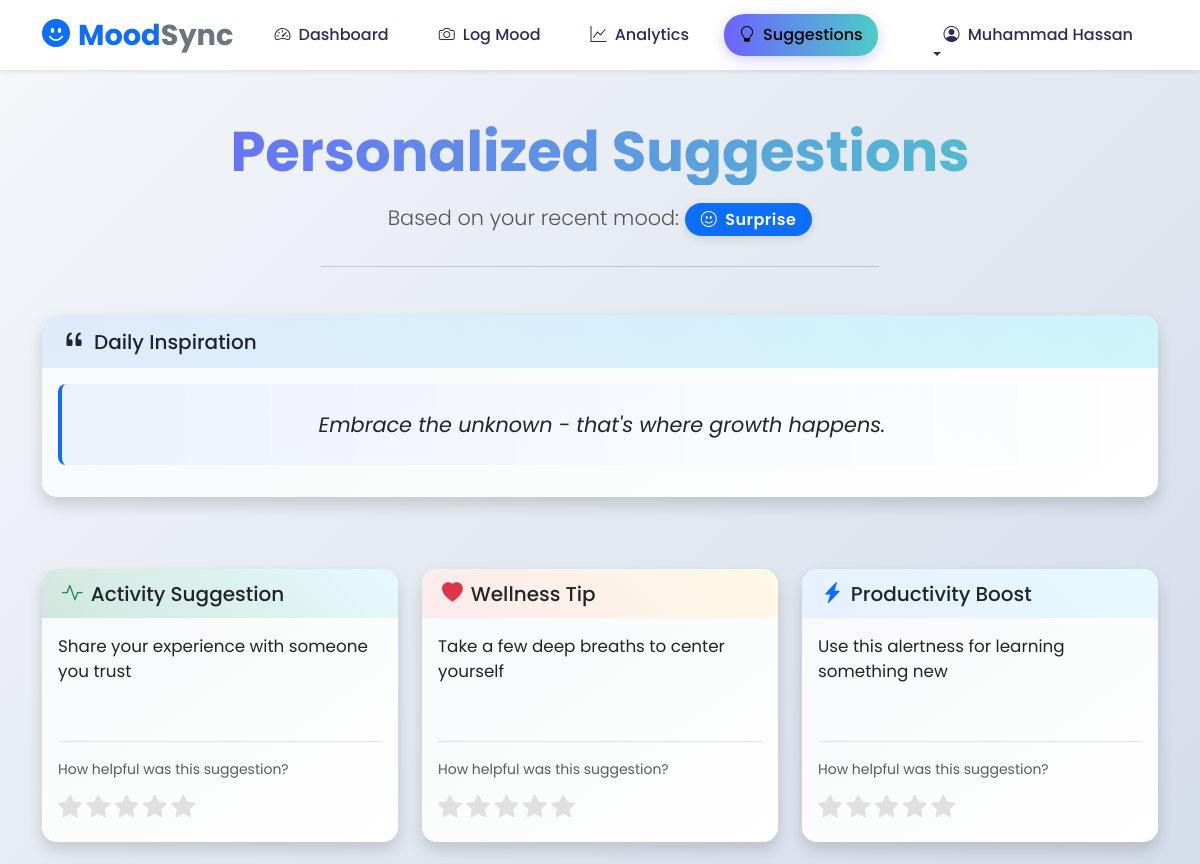
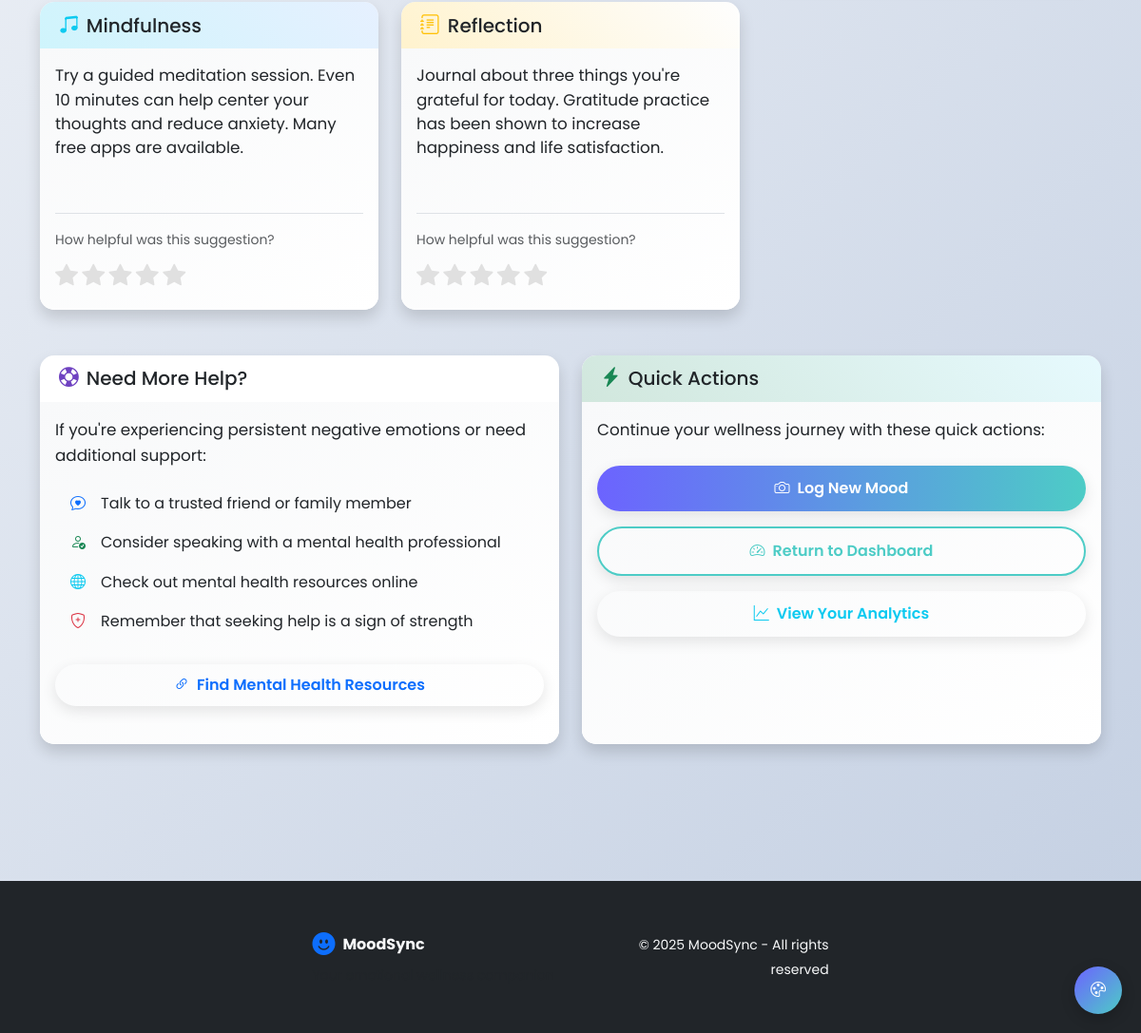
The page /suggestions (signed in) on the database its author committed (2 pictures, top to bottom).
### tables this page shows
CREATE TABLE moods (
                    id INTEGER PRIMARY KEY AUTOINCREMENT,
                    user_id INTEGER DEFAULT 1,
                    detected_emotion VARCHAR(50),
                    confidence_score FLOAT,
                    manual_mood VARCHAR(50),
                    intensity INTEGER,
                    notes TEXT,
                    context VARCHAR(100),
                    image_path VARCHAR(255),
                    timestamp TIMESTAMP DEFAULT CURRENT_TIMESTAMP,
                    FOREIGN KEY (user_id) REFERENCES users (id)
                );

### app.py (the view)
@app.route('/suggestions')
@login_required
def suggestions():
    user_id = session.get('user_id')
    recent_moods = db_manager.get_mood_history(user_id=user_id, limit=1)
    if not recent_moods:
        flash('Please log your mood first to get suggestions', 'info')
        return redirect(url_for('mood_logger'))
    recent_mood = recent_moods[0]
    emotion = recent_mood['detected_emotion']
    suggestions = suggestion_engine.get_suggestions(emotion)
    quote = suggestion_engine.get_personalized_quote(emotion)
    return render_template('suggestions.html',
                          emotion=emotion,
                          suggestions=suggestions,
                          quote=quote)

### templates/suggestions.html (shortened to what this page needs)
{% extends "base.html" %}
{% block content %}
    <div class="container py-5">
        <div class="row mb-4 fade-in">
            <div class="col text-center">
                <h1 class="display-4 mb-3">Personalized Suggestions</h1>
                <p class="lead">Based on your recent mood:
                    <span class="badge bg-primary px-3 py-2" style="font-size: 1rem; box-shadow: 0 3px 10px rgba(0,0,0,0.1);">
                        <i class="bi bi-emoji-smile me-2"></i>{{ emotion|title }}
                    </span>
                </p>
                <hr class="my-4 w-50 mx-auto" style="opacity: 0.2;">
            </div>
        </div>
        <div class="row mb-5">
            <div class="col-12">
                <div class="card shadow slide-up" style="animation-delay: 0.1s; border-radius: 15px; background: linear-gradient(145deg, #f8f9fa, #ffffff);">
                    <div class="card-header" style="background: linear-gradient(45deg, rgba(var(--bs-primary-rgb), 0.1), rgba(var(--bs-info-rgb), 0.2)); border-radius: 15px 15px 0 0;">
                        <h5 class="mb-0 d-flex align-items-center">
                            <i class="bi bi-quote me-2" style="font-size: 1.5rem;"></i>
                            <span>Daily Inspiration</span>
                        </h5>
                    </div>
                    <div class="card-body">
                        <blockquote class="blockquote text-center pulse">
                            <p style="font-size: 1.3rem; line-height: 1.6;">{{ quote }}</p>
                        </blockquote>
                    </div>
                </div>
            </div>
        </div>
        <div class="row mb-4">
            {% for suggestion in suggestions %}
            <div class="col-lg-4 col-md-6 mb-4">
                <div class="card shadow h-100 slide-up" style="animation-delay: {{ loop.index * 0.1 }}s; border-radius: 15px; border: none; overflow: hidden;">
                    <div class="card-header" style="background: linear-gradient(45deg,
                        {% if suggestion.type == 'activities' %}
                            rgba(var(--bs-success-rgb), 0.2), rgba(var(--bs-info-rgb), 0.1)
                        {% elif suggestion.type == 'wellness' %}
                            rgba(var(--bs-danger-rgb), 0.1), rgba(var(--bs-warning-rgb), 0.1)
                        {% elif suggestion.type == 'productivity' %}
                            rgba(var(--bs-primary-rgb), 0.1), rgba(var(--bs-info-rgb), 0.1)
                        {% elif suggestion.type == 'social' %}
                            rgba(var(--bs-purple-rgb), 0.1), rgba(var(--bs-info-rgb), 0.1)
                        {% else %}
                            rgba(var(--bs-secondary-rgb), 0.1), rgba(var(--bs-light-rgb), 0.2)
                        {% endif %}
                    ); border-radius: 15px 15px 0 0;">
                        <h5 class="mb-0 d-flex align-items-center">
                            {% if suggestion.type == 'activities' %}
                            <i class="bi bi-activity me-2" style="font-size: 1.3rem; color: var(--bs-success);"></i>Activity Suggestion
                            {% elif suggestion.type == 'wellness' %}
                            <i class="bi bi-heart-fill me-2" style="font-size: 1.3rem; color: var(--bs-danger);"></i>Wellness Tip
                            {% elif suggestion.type == 'productivity' %}
                            <i class="bi bi-lightning-charge-fill me-2" style="font-size: 1.3rem; color: var(--bs-primary);"></i>Productivity Boost
                            {% elif suggestion.type == 'social' %}
                            <i class="bi bi-people-fill me-2" style="font-size: 1.3rem; color: var(--bs-purple);"></i>Social Connection
                            {% else %}
                            <i class="bi bi-lightbulb-fill me-2" style="font-size: 1.3rem; color: var(--bs-warning);"></i>Suggestion
                            {% endif %}
                        </h5>
                    </div>
                    <div class="card-body d-flex flex-column" style="background: linear-gradient(145deg, #f8f9fa, #ffffff);">
                        <p class="card-text flex-grow-1" style="font-size: 1.05rem; line-height: 1.5;">{{ suggestion.content }}</p>
                        <div class="mt-3 pt-3 border-top">
                            <p class="text-muted small mb-2">How helpful was this suggestion?</p>
                            <div class="rating" data-suggestion-id="{{ suggestion.id|default(loop.index) }}">
                                <i class="bi bi-star-fill rating-star" data-rating="1" style="color: #e0e0e0;"></i>
                                <i class="bi bi-star-fill rating-star" data-rating="2" style="color: #e0e0e0;"></i>
                                <i class="bi bi-star-fill rating-star" data-rating="3" style="color: #e0e0e0;"></i>
                                <i class="bi bi-star-fill rating-star" data-rating="4" style="color: #e0e0e0;"></i>
                                <i class="bi bi-star-fill rating-star" data-rating="5" style="color: #e0e0e0;"></i>
                            </div>
                        </div>
                    </div>
                </div>
            </div>
            {% endfor %}
            <div class="col-lg-4 col-md-6 mb-4">
                <div class="card shadow h-100 slide-up" style="animation-delay: 0.5s; border-radius: 15px; border: none; overflow: hidden;">
                    <div class="card-header" style="background: linear-gradient(45deg, rgba(var(--bs-info-rgb), 0.2), rgba(var(--bs-primary-rgb), 0.1)); border-radius: 15px 15px 0 0;">
                        <h5 class="mb-0 d-flex align-items-center">
                            <i class="bi bi-music-note-beamed me-2" style="font-size: 1.3rem; color: var(--bs-info);"></i>
                            <span>Mindfulness</span>
                        </h5>
                    </div>
                    <div class="card-body d-flex flex-column" style="background: linear-gradient(145deg, #f8f9fa, #ffffff);">
                        <p class="card-text flex-grow-1" style="font-size: 1.05rem; line-height: 1.5;">Try a guided meditation session. Even 10 minutes can help center your thoughts and reduce anxiety. Many free apps are available.</p>
                        <div class="mt-3 pt-3 border-top">
                            <p class="text-muted small mb-2">How helpful was this suggestion?</p>
                            <div class="rating" data-suggestion-id="5">
                                <i class="bi bi-star-fill rating-star" data-rating="1" style="color: #e0e0e0;"></i>
                                <i class="bi bi-star-fill rating-star" data-rating="2" style="color: #e0e0e0;"></i>
                                <i class="bi bi-star-fill rating-star" data-rating="3" style="color: #e0e0e0;"></i>
                                <i class="bi bi-star-fill rating-star" data-rating="4" style="color: #e0e0e0;"></i>
                                <i class="bi bi-star-fill rating-star" data-rating="5" style="color: #e0e0e0;"></i>
                            </div>
                        </div>
                    </div>
                </div>
            </div>
            <div class="col-lg-4 col-md-6 mb-4">
                <div class="card shadow h-100 slide-up" style="animation-delay: 0.6s; border-radius: 15px; border: none; overflow: hidden;">
                    <div class="card-header" style="background: linear-gradient(45deg, rgba(var(--bs-warning-rgb), 0.2), rgba(var(--bs-light-rgb), 0.2)); border-radius: 15px 15px 0 0;">
                        <h5 class="mb-0 d-flex align-items-center">
                            <i class="bi bi-journal-text me-2" style="font-size: 1.3rem; color: var(--bs-warning);"></i>
                            <span>Reflection</span>
                        </h5>
                    </div>
                    <div class="card-body d-flex flex-column" style="background: linear-gradient(145deg, #f8f9fa, #ffffff);">
                        <p class="card-text flex-grow-1" style="font-size: 1.05rem; line-height: 1.5;">Journal about three things you're grateful for today. Gratitude practice has been shown to increase happiness and life satisfaction.</p>
                        <div class="mt-3 pt-3 border-top">
                            <p class="text-muted small mb-2">How helpful was this suggestion?</p>
                            <div class="rating" data-suggestion-id="6">
                                <i class="bi bi-star-fill rating-star" data-rating="1" style="color: #e0e0e0;"></i>
                                <i class="bi bi-star-fill rating-star" data-rating="2" style="color: #e0e0e0;"></i>
                                <i class="bi bi-star-fill rating-star" data-rating="3" style="color: #e0e0e0;"></i>
                                <i class="bi bi-star-fill rating-star" data-rating="4" style="color: #e0e0e0;"></i>
                                <i class="bi bi-star-fill rating-star" data-rating="5" style="color: #e0e0e0;"></i>
                            </div>
                        </div>
                    </div>
                </div>
            </div>
        </div>
        <div class="row mb-5">
            <div class="col-md-6">
                <div class="card shadow h-100 slide-up" style="animation-delay: 0.7s; border-radius: 15px; border: none; overflow: hidden;">
                    <div class="card-header" style="background: linear-gradient(45deg, rgba(var(--bs-purple-rgb), 0.2), rgba(var(--bs-info-rgb), 0.1)); border-radius: 15px 15px 0 0;">
                        <h5 class="mb-0 d-flex align-items-center">
                            <i class="bi bi-life-preserver me-2" style="font-size: 1.3rem; color: var(--bs-purple);"></i>
                            <span>Need More Help?</span>
                        </h5>
                    </div>
                    <div class="card-body" style="background: linear-gradient(145deg, #f8f9fa, #ffffff);">
                        <p class="mb-3" style="font-size: 1.05rem;">If you're experiencing persistent negative emotions or need additional support:</p>
                        <ul class="list-group list-group-flush mb-4">
                            <li class="list-group-item bg-transparent border-0 d-flex align-items-center">
                                <i class="bi bi-chat-heart me-3 text-primary"></i>
                                <span>Talk to a trusted friend or family member</span>
                            </li>
                            <li class="list-group-item bg-transparent border-0 d-flex align-items-center">
                                <i class="bi bi-person-check me-3 text-success"></i>
                                <span>Consider speaking with a mental health professional</span>
                            </li>
                            <li class="list-group-item bg-transparent border-0 d-flex align-items-center">
                                <i class="bi bi-globe me-3 text-info"></i>
                                <span>Check out mental health resources online</span>
                            </li>
                            <li class="list-group-item bg-transparent border-0 d-flex align-items-center">
                                <i class="bi bi-shield-plus me-3 text-danger"></i>
                                <span>Remember that seeking help is a sign of strength</span>
                            </li>
                        </ul>
                        <div class="d-grid gap-2">
                            <a href="https://www.nimh.nih.gov/health/find-help" class="btn btn-outline-primary" target="_blank" style="border-radius: 50px; padding: 10px 20px;">
                                <i class="bi bi-link-45deg me-2"></i>Find Mental Health Resources
                            </a>
                        </div>
                    </div>
                </div>
            </div>
            <div class="col-md-6">
                <div class="card shadow h-100 slide-up" style="animation-delay: 0.8s; border-radius: 15px; border: none; overflow: hidden;">
                    <div class="card-header" style="background: linear-gradient(45deg, rgba(var(--bs-success-rgb), 0.2), rgba(var(--bs-info-rgb), 0.1)); border-radius: 15px 15px 0 0;">
                        <h5 class="mb-0 d-flex align-items-center">
                            <i class="bi bi-lightning-charge-fill me-2" style="font-size: 1.3rem; color: var(--bs-success);"></i>
                            <span>Quick Actions</span>
                        </h5>
                    </div>
                    <div class="card-body" style="background: linear-gradient(145deg, #f8f9fa, #ffffff);">
                        <p class="mb-4" style="font-size: 1.05rem;">Continue your wellness journey with these quick actions:</p>
                        <div class="d-grid gap-3">
                            <a href="{{ url_for('mood_logger') }}" class="btn btn-primary" style="border-radius: 50px; padding: 12px 20px;">
                                <i class="bi bi-camera me-2"></i>Log New Mood
                            </a>
                            <a href="{{ url_for('dashboard') }}" class="btn btn-outline-secondary" style="border-radius: 50px; padding: 12px 20px;">
                                <i class="bi bi-speedometer2 me-2"></i>Return to Dashboard
                            </a>
                            <a href="{{ url_for('analytics') }}" class="btn btn-outline-info" style="border-radius: 50px; padding: 12px 20px;">
                                <i class="bi bi-graph-up me-2"></i>View Your Analytics
                            </a>
                        </div>
                    </div>
                </div>
            </div>
        </div>
    </div>
    {% endblock %} -->

### rows shown on the page
moods: detected_emotion "Surprise", shows "Activity Suggestion", content "Share your experience with someone you trust", content "Take a few deep breaths to center yourself", content "Use this alertness for learning something new"

### other values the page prints
{{ quote }} "Embrace the unknown - that's where growth happens."
